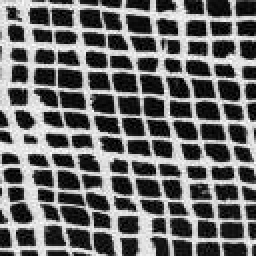
#> input picture python/D.gif, 128 x 128 px (shown 2 times larger)
$ python example_01.py
#> lines starting #> are read from the running program, lines starting #| are printed output that depends on the picture
#!/usr/bin/env python

import Image
import scipy.signal as ss
import numpy as np
import random
import matplotlib.pyplot as plt

def synthesize(imin,sizeout,tilesize,overlap):

	imout = np.zeros(sizeout,dtype=np.float64)
	sizein = imin.shape


	temp = np.ones((overlap,tilesize))
	errtop = ss.correlate2d(imin**2,temp)
	temp = np.ones((tilesize,overlap))
	errside = ss.correlate2d(imin**2,temp)

	temp = np.ones((tilesize-overlap,overlap))
	errsmall = ss.correlate2d(imin**2,temp)

	scale = 1.21

	for i in range(0,sizeout[0]-tilesize+1,tilesize-overlap):
		for j in range(0,sizeout[1]-tilesize+1,tilesize-overlap):

			if i>0 and j>0:
				shared = imout[i:i+overlap,j:j+tilesize]
				err = errtop -2*ss.correlate2d(imin,shared)+sum(sum(shared**2))
				errsize=err.shape
				err = err[overlap-1:errsize[0]-tilesize,tilesize-1:errsize[1]-tilesize]

				shared = imout[i+overlap:i+tilesize,j:j+overlap]
				err2 = errsmall-2*ss.correlate2d(imin,shared)+sum(sum(shared**2))
				err2size = err2.shape
				err = err+ err2[tilesize-1:err2size[0]-tilesize+overlap,overlap-1:err2size[1]-tilesize]

				mindata = err.min()
				threshold = scale*mindata

				best = np.nonzero(err<=threshold)
				c = random.randint(0,len(best[0])-1)
				pos = [best[0][c],best[1][c]]

			elif i>0:
				shared = imout[i:i+overlap,j:j+tilesize]
				err = errtop - 2*ss.correlate2d(imin,shared)+sum(sum(shared**2))
				errsize = err.shape
				err = err[overlap-1:errsize[0]-tilesize+1,tilesize-1:errsize[1]-tilesize+1]
				best = []
				mindata = err.min()
				threshold = scale*mindata

				best = np.nonzero(err<=threshold)
				c = random.randint(0,len(best[0])-1)
				pos = [best[0][c],best[1][c]]
			elif j>0:
				shared = imout[i:i+tilesize,j:j+overlap]
				err = errside - 2*ss.correlate2d(imin,shared)+sum(sum(shared**2))
				errsize = err.shape
				err = err[tilesize-1:errsize[0]-tilesize+1,overlap-1:errsize[1]-tilesize+1]
				mindata = err.min()
				threshold = scale*mindata

				best = np.nonzero(err<=threshold)
				c = random.randint(0,len(best[0])-1)
				pos = [best[0][c],best[1][c]]
			else:
				pos = [random.randint(0,sizein[0]-tilesize),random.randint(0,sizein[1]-tilesize)]


			for indexi in range(tilesize):
				for indexj in range(tilesize):
					imout[i+indexi,j+indexj] = imin[pos[0]+indexi,pos[1]+indexj]


	return imout


def main():
	img =Image.open('D.gif')
#> img is the input picture: PIL image 128x128 L; min 0, max 255, mean 107.7
	array = np.array(img,dtype=float)
	sizeout = [array.shape[0]*4,array.shape[1]*4]
#> sizeout = [512, 512]

	imout=synthesize(array,sizeout,12,2)
#> in synthesize, `errtop = ss.correlate2d(imin**2,temp)`:
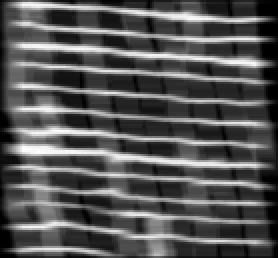
#> errtop: shape (129, 139) float64 (shown 2 times larger); min 64, max 1296732, mean 437678.4; drawn with min black and max white
#> in synthesize, `errside = ss.correlate2d(imin**2,temp)`:
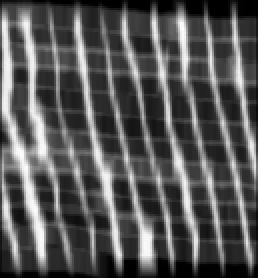
#> errside: shape (139, 129) float64 (shown 2 times larger); min 64, max 1260216, mean 437678.4; drawn with min black and max white
#> in synthesize, `errsmall = ss.correlate2d(imin**2,temp)`:
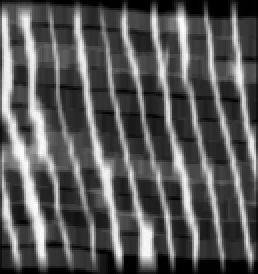
#> errsmall: shape (137, 129) float64 (shown 2 times larger); min 64, max 1057298, mean 370056.6; drawn with min black and max white
#> after the loop in synthesize, `for i in range(0,sizeout[0]-tilesize+1,tilesize-overlap):`:
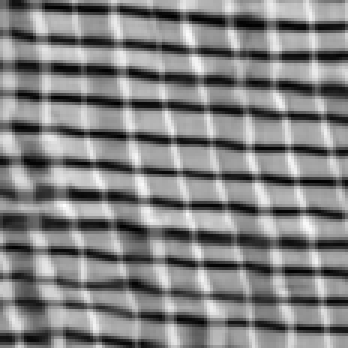
#> err: shape (116, 116) float64 (shown 3 times larger); min 13992, max 1678622, mean 865980.9; drawn with min black and max white
#> after the loop in synthesize, `for i in range(0,sizeout[0]-tilesize+1,tilesize-overlap):`:
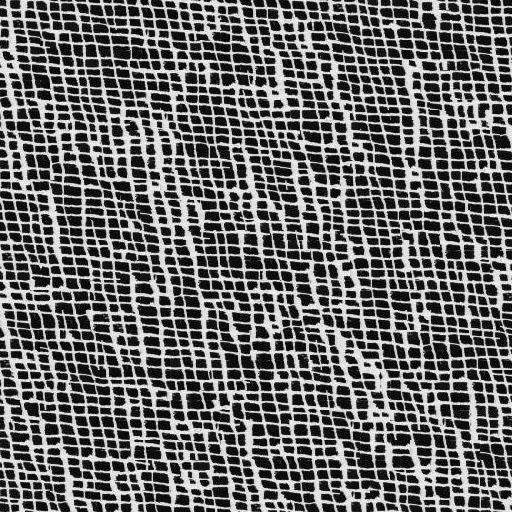
#> imout: shape (512, 512) float64; min 0, max 255, mean 104.5
	imout = imout.astype(np.uint8)


	img.show()
	result=Image.frombuffer('L',imout.shape,imout,'raw','L',0,1)
	result.show()

if __name__ == '__main__':
	main()
